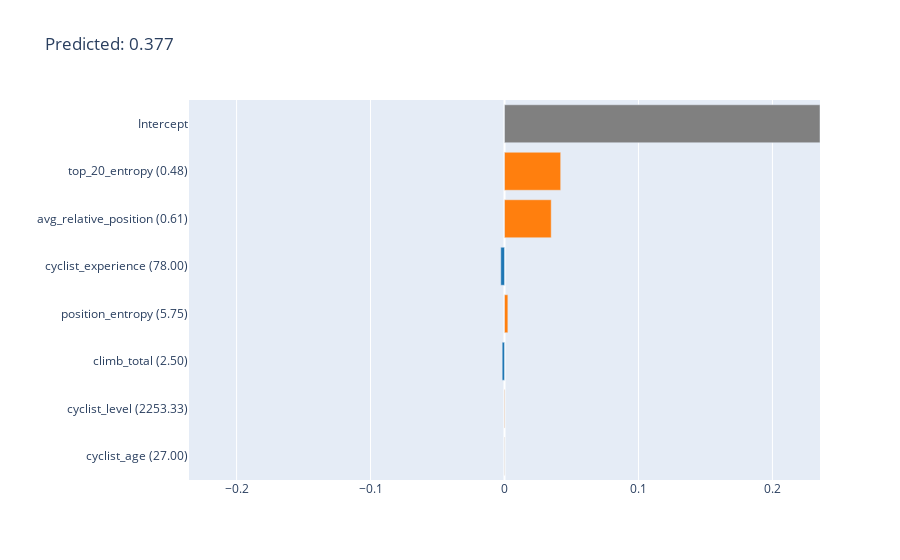

Notebook source saved alongside this figure:
### Markdown cell above
### Explaining data with 1 label and prediction being 0

### Code cell
instance_index = 13
print("Label: ",test_labels.iloc[instance_index].values[0])
print("Predicted value: ", test_prediction[instance_index])

instance = test_data.iloc[[instance_index]]

explanation_0 = lime_explanation_algorithm.explain_local(instance)
explanation_0.visualize(0)

### Figure 1 — Plotly figure (JSON) as saved in the notebook; plotly's stock layout.template omitted (floating-point values rounded to 4 significant figures)
{"data": [{"marker": {"color": ["#ff7f0e", "#ff7f0e", "#1f77b4", "#ff7f0e", "#1f77b4", "#ff7f0e", "#ff7f0e", "#808080"]}, "orientation": "h", "type": "bar", "x": [0.0001679, 0.0003107, -0.001731, 0.002516, -0.002795, 0.03487, 0.04194, 0.2355], "y": ["cyclist_age (27.00)", "cyclist_level (2253.33)", "climb_total (2.50)", "position_entropy (5.75)", "cyclist_experience (78.00)", "avg_relative_position (0.61)", "top_20_entropy (0.48)", "Intercept"]}], "layout": {"title": {"text": "Predicted: 0.377"}, "xaxis": {"range": [-0.2355, 0.2355], "title": {"text": ""}}, "yaxis": {"automargin": true, "dtick": 1, "title": {"text": ""}}}}
